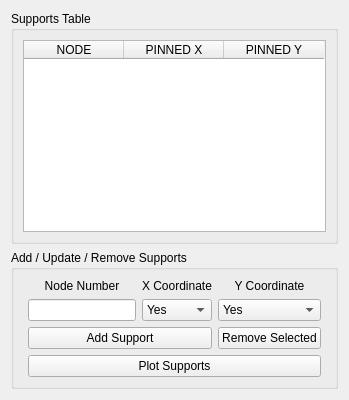
         <widget class="QWidget" name="Supports_Tab">
          <attribute name="title">
           <string>Supports</string>
          </attribute>
          <layout class="QHBoxLayout" name="horizontalLayout_12">
           <item>
            <layout class="QVBoxLayout" name="verticalLayout_8" stretch="2,0">
             <item>
              <widget class="QGroupBox" name="groupBox_9">
               <property name="title">
                <string>Supports Table</string>
               </property>
               <layout class="QVBoxLayout" name="verticalLayout_9">
                <item>
                 <widget class="QTableWidget" name="Support_Table_Widget">
                  <property name="alternatingRowColors">
                   <bool>true</bool>
                  </property>
                  <property name="sortingEnabled">
                   <bool>false</bool>
                  </property>
                  <property name="rowCount">
                   <number>0</number>
                  </property>
                  <column>
                   <property name="text">
                    <string>NODE</string>
                   </property>
                   <property name="textAlignment">
                    <set>AlignCenter</set>
                   </property>
                  </column>
                  <column>
                   <property name="text">
                    <string>PINNED X</string>
                   </property>
                   <property name="textAlignment">
                    <set>AlignCenter</set>
                   </property>
                  </column>
                  <column>
                   <property name="text">
                    <string>PINNED Y</string>
                   </property>
                   <property name="textAlignment">
                    <set>AlignCenter</set>
                   </property>
                  </column>
                 </widget>
                </item>
               </layout>
              </widget>
             </item>
             <item>
              <widget class="QGroupBox" name="groupBox_10">
               <property name="title">
                <string>Add / Update / Remove Supports</string>
               </property>
               <layout class="QHBoxLayout" name="horizontalLayout_13">
                <item>
                 <layout class="QGridLayout" name="Add_Remove_Supports_Grid" rowstretch="0,0,0,0">
                  <property name="leftMargin">
                   <number>5</number>
                  </property>
                  <property name="rightMargin">
                   <number>5</number>
                  </property>
                  <item row="0" column="0">
                   <widget class="QLabel" name="Support_Node_Label">
                    <property name="text">
                     <string>Node Number</string>
                    </property>
                    <property name="alignment">
                     <set>Qt::AlignCenter</set>
                    </property>
                   </widget>
                  </item>
                  <item row="1" column="1">
                   <widget class="QComboBox" name="X_Coord_ComboBox">
                    <property name="sizePolicy">
                     <sizepolicy hsizetype="Expanding" vsizetype="Fixed">
                      <horstretch>0</horstretch>
                      <verstretch>0</verstretch>
                     </sizepolicy>
                    </property>
                    <item>
                     <property name="text">
                      <string>Yes</string>
                     </property>
                    </item>
                    <item>
                     <property name="text">
                      <string>No</string>
                     </property>
                    </item>
                   </widget>
                  </item>
                  <item row="0" column="2">
                   <widget class="QLabel" name="Y_Coord_Support_Label">
                    <property name="text">
                     <string>Y Coordinate</string>
                    </property>
                    <property name="alignment">
                     <set>Qt::AlignCenter</set>
                    </property>
                   </widget>
                  </item>
                  <item row="1" column="2">
                   <widget class="QComboBox" name="Y_Coord_ComboBox">
                    <property name="sizePolicy">
                     <sizepolicy hsizetype="Expanding" vsizetype="Fixed">
                      <horstretch>0</horstretch>
                      <verstretch>0</verstretch>
                     </sizepolicy>
                    </property>
                    <item>
                     <property name="text">
                      <string>Yes</string>
                     </property>
                    </item>
                    <item>
                     <property name="text">
                      <string>No</string>
                     </property>
                    </item>
                   </widget>
                  </item>
                  <item row="0" column="1">
                   <widget class="QLabel" name="X_Coord_Support_Label">
                    <property name="text">
                     <string>X Coordinate</string>
                    </property>
                    <property name="alignment">
                     <set>Qt::AlignCenter</set>
                    </property>
                   </widget>
                  </item>
                  <item row="2" column="2">
                   <widget class="QPushButton" name="Remove_Support_Button">
                    <property name="sizePolicy">
                     <sizepolicy hsizetype="Minimum" vsizetype="Expanding">
                      <horstretch>0</horstretch>
                      <verstretch>0</verstretch>
                     </sizepolicy>
                    </property>
                    <property name="text">
                     <string>Remove Selected</string>
                    </property>
                   </widget>
                  </item>
                  <item row="1" column="0">
                   <widget class="QLineEdit" name="Support_Node_LEdit">
                    <property name="alignment">
                     <set>Qt::AlignCenter</set>
                    </property>
                   </widget>
                  </item>
                  <item row="3" column="0" colspan="3">
                   <widget class="QPushButton" name="Plot_Supports_Button">
                    <property name="text">
                     <string>Plot Supports</string>
                    </property>
                   </widget>
                  </item>
                  <item row="2" column="0" colspan="2">
                   <widget class="QPushButton" name="Add_Support_Button">
                    <property name="sizePolicy">
                     <sizepolicy hsizetype="Minimum" vsizetype="Expanding">
                      <horstretch>0</horstretch>
                      <verstretch>0</verstretch>
                     </sizepolicy>
                    </property>
                    <property name="text">
                     <string>Add Support</string>
                    </property>
                   </widget>
                  </item>
                 </layout>
                </item>
               </layout>
              </widget>
             </item>
            </layout>
           </item>
          </layout>
         </widget>
